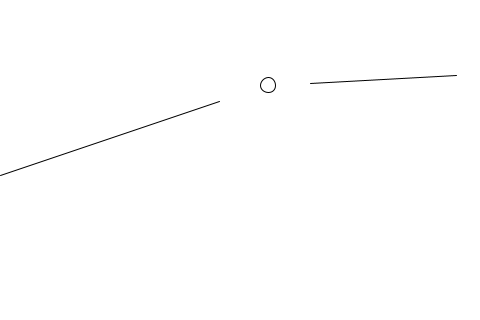
Frame 1 (no input)
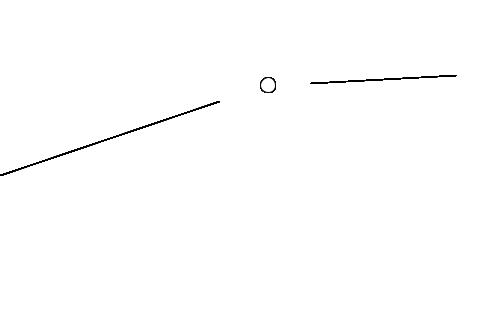
Frame 60 (the mouse pressed at the canvas centre just before this capture)
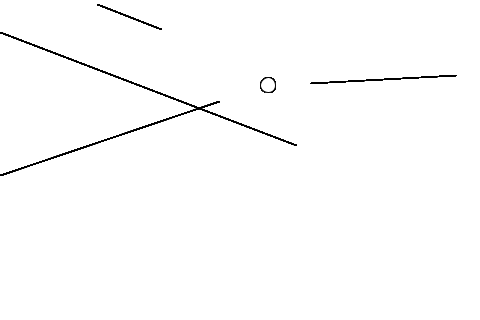
Frame 120 (the mouse held since frame 60 and released just before this capture)

The Processing sketch that drew these frames (run headless with seeded random() and noise(); from frame 60 on, the mouse is pressed at the canvas centre):

// Processing sketch: line_collision
// ── line_collision.pde
float x1;
float y1;
float x2;
float y2;
float x3;
float y3;
float x4;
float y4;

void setup() {
  size(480, 320);
  background(#ffffff);

  x1 = random(width);
  y1 = random(height);
  x2 = random(width);
  y2 = random(height);
  x3 = random(width);
  y3 = random(height);
  x3 = random(width);
  y4 = random(height);
}
void draw() {
  line(x1, y1, x2, y2);
  line(x3, y3, x4, y4);

  float[] xy = line_intersect_point();
  ellipse(xy[0], xy[1], 15, 15);
}

// 衝突点の [x, y] を返す
float[] line_intersect_point() {
  // 求める点 p[x, y]
  float[] p = new float[2];

  // 連立一次方程式を解く
  float a1;
  float b1;
  float a2;
  float b2;

  // それぞれ y = ax + b の形にする
  a1 = (y2 - y1)/(x2 - x1);
  a2 = (y4 - y3)/(x4 - x3);
  b1 = y1 - a1*x1;
  b2 = y3 - a2*x3;

  // y を消去する
  // a1 * x + b1 = a2 * x + b2
  // (a1 - a2) * x = b2 - b1
  p[0] = (b2 - b1)/(a1 - a2);
  // y を代入する
  p[1] = a1 * p[0] + b1;

  return p;
}

void mousePressed() {
  background(#ffffff);
  x1 = random(width);
  y1 = random(height);
  x2 = random(width);
  y2 = random(height);
  x3 = random(width);
  y3 = random(height);
  x3 = random(width);
  y4 = random(height);
}
